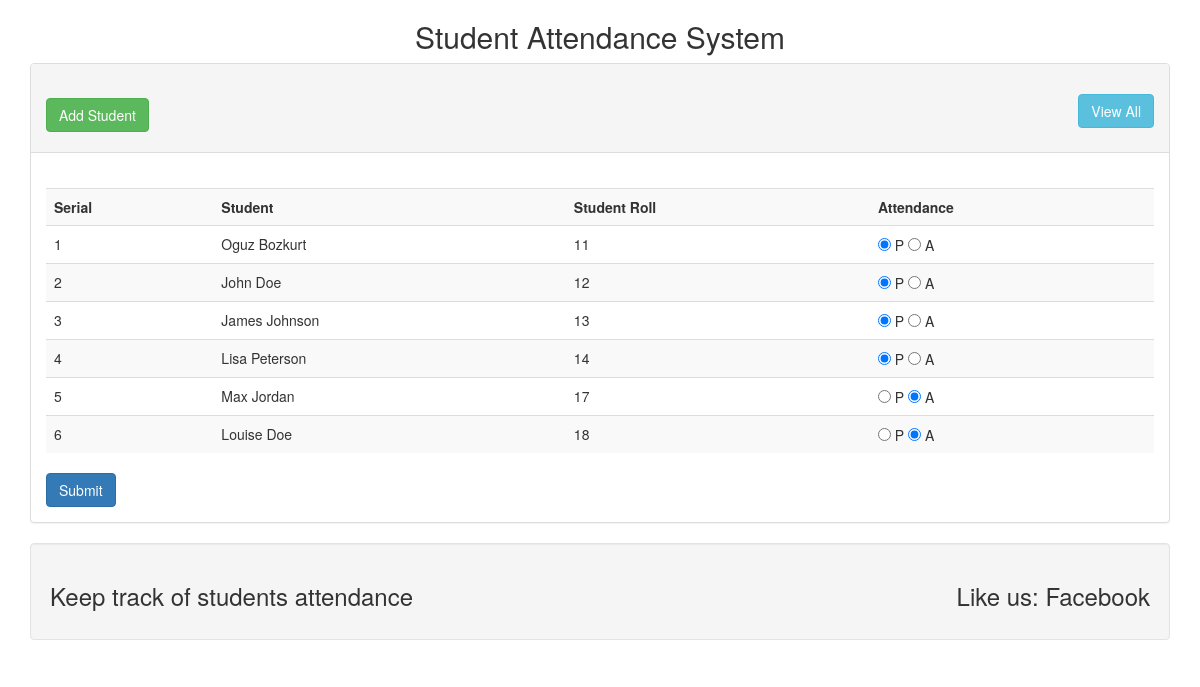
The app's page /student_view.php?dt=2020-03-23 with its own data.
### tables this page shows
CREATE TABLE `students` (
  `id` int(11) NOT NULL,
  `name` varchar(255) NOT NULL,
  `roll` int(11) NOT NULL
);

CREATE TABLE `attendance` (
  `id` int(11) NOT NULL,
  `roll` int(11) NOT NULL,
  `attend` varchar(255) NOT NULL,
  `att_time` date NOT NULL
);

### lib/Database.php (called while the page is built, shortened)
<?php
class Database {
    public $host = DB_HOST;
    public $user = DB_USER;
    public $pass = DB_PASS;
    public $name = DB_NAME;
    public $link;
    private function connect() {
        $this->link = new mysqli($this->host, $this->user, $this->pass, $this->name);
    }
    public function select($query) {
        $result = $this->link->query($query) or die($this->link->error.__LINE__);
        if($result->num_rows > 0) {
            return $result;
        } else {
            return false;
        }
    }
}
?>

### lib/Student.php (called while the page is built, shortened)
<?php
$filepath = realpath(dirname(__FILE__));
include_once($filepath.'/Database.php');
class Student {
    private $db;
    public function __construct()
    {
        $this->db = new Database();
    }
    public function getStudentsAttendance($dt) {
        $query = "SELECT * FROM students INNER JOIN attendance
                  ON students.roll = attendance.roll
                  WHERE attendance.att_time = '$dt'";
        $result = $this->db->select($query);
        return $result;
    }
}
?>

### student_view.php (the view, shortened to what this page needs)
<?php include './inc/header.php'; ?>
<?php include './lib/Student.php'; ?>
<?php
$student = new Student();
$dt = $_GET['dt'];
?>
    <div class="panel panel-default">
        <div class="panel-heading">
            <h2><a href="add.php" class="btn btn-success">Add Student</a>
                <a href="date_view.php" class="btn btn-info pull-right">View All</a>
            </h2>
        </div>
        <br>
        <div class="panel-body">
            <form action="" method="post">
                <table class="table table-striped">
                    <tr>
                        <th>Serial</th>
                        <th>Student</th>
                        <th>Student Roll</th>
                        <th>Attendance</th>
                    </tr>
                <?php
                    $students = $student->getStudentsAttendance($dt);
                    if($students) {
                        $i = 0;
                        while($row = $students->fetch_assoc()) {
                            $i++;
                ?>
                    <tr>
                        <td><?php echo $i;?></td>
                        <td><?php echo $row['name'];?></td>
                        <td><?php echo $row['roll'];?></td>
                        <td>
                            <?php  if($row['attend'] == 'present') : ?>
                            <input type="radio" name="attendance[<?php echo $row['roll'];?>]" value="present" checked> P
                            <input type="radio" name="attendance[<?php echo $row['roll'];?>]" value="absent"> A
                            <?php else : ?>
                            <input type="radio" name="attendance[<?php echo $row['roll'];?>]" value="present"> P
                            <input type="radio" name="attendance[<?php echo $row['roll'];?>]" value="absent" checked> A
                            <?php endif;?>
                        </td>
                    </tr>
                <?php }
                }?>
                </table>
                <input type="submit" value="Submit" name="submit" class="btn btn-primary">
            </form>
        </div>
    </div>
<?php include './inc/footer.php'; ?>

### records on screen
students: name "Oguz Bozkurt", attendance.roll "11"
students: name "John Doe", attendance.roll "12"
students: name "James Johnson", attendance.roll "13"
students: name "Lisa Peterson", attendance.roll "14"
students: name "Max Jordan", attendance.roll "17"
students: name "Louise Doe", attendance.roll "18"
